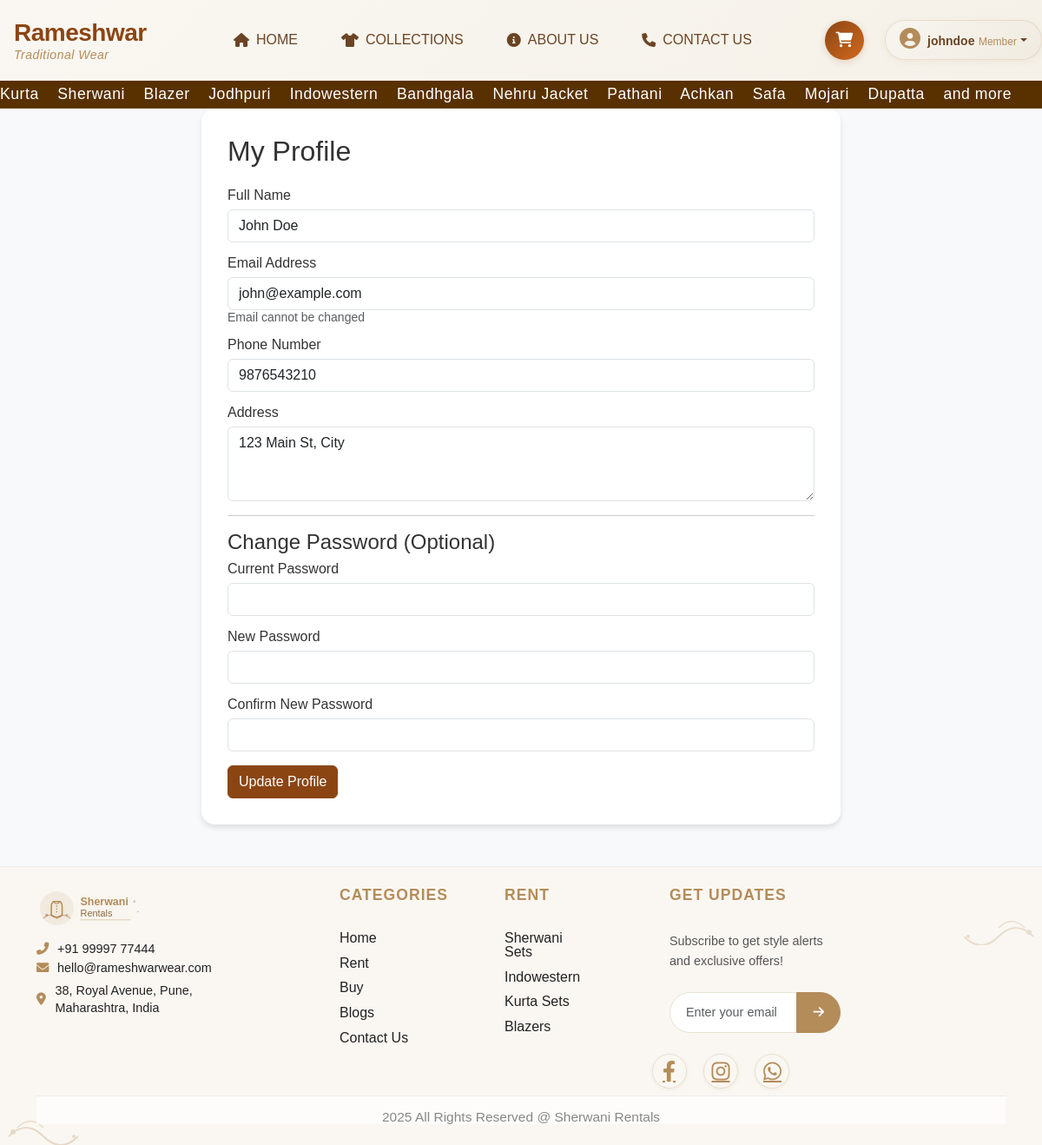
Screenshot of /user/profile.php (signed in) with the database file from the repository.
### tables this page shows
CREATE TABLE `users` (
  `id` int(11) NOT NULL AUTO_INCREMENT,
  `user_name` varchar(25) NOT NULL,
  `name` varchar(100) NOT NULL,
  `email` varchar(100) NOT NULL,
  `phone` varchar(20),
  `address` text,
  `password` varchar(255) NOT NULL,
  `created_at` timestamp NOT NULL DEFAULT CURRENT_TIMESTAMP,
  `updated_at` timestamp NOT NULL DEFAULT CURRENT_TIMESTAMP ON UPDATE CURRENT_TIMESTAMP,
  PRIMARY KEY (`id`),
  UNIQUE KEY `email` (`email`),
  UNIQUE KEY `user_name` (`user_name`)
);

### user/profile.php (the view, shortened to what this page needs)
<?php
require_once '../includes/header.php';
require_once '../config/db.php';
$stmt = $pdo->prepare("SELECT * FROM users WHERE id = ?");
$stmt->execute([$_SESSION['user_id']]);
$user = $stmt->fetch();
?>
<div class="container">
    <div class="row justify-content-center">
        <div class="col-md-8">
            <div class="booking-form">
                <h2 class="mb-4">My Profile</h2>
                <form method="POST">
                    <div class="mb-3">
                        <label for="name" class="form-label">Full Name</label>
                        <input type="text" class="form-control" id="name" name="name" value="<?= htmlspecialchars($user['name']) ?>" required>
                    </div>
                    <div class="mb-3">
                        <label for="email" class="form-label">Email Address</label>
                        <input type="email" class="form-control" id="email" value="<?= htmlspecialchars($user['email']) ?>" readonly>
                        <small class="text-muted">Email cannot be changed</small>
                    </div>
                    <div class="mb-3">
                        <label for="phone" class="form-label">Phone Number</label>
                        <input type="tel" class="form-control" id="phone" name="phone" value="<?= htmlspecialchars($user['phone']) ?>" required>
                    </div>
                    <div class="mb-3">
                        <label for="address" class="form-label">Address</label>
                        <textarea class="form-control" id="address" name="address" rows="3" required><?= htmlspecialchars($user['address']) ?></textarea>
                    </div>
                    <hr>
                    <h4>Change Password (Optional)</h4>
                    <div class="mb-3">
                        <label for="current_password" class="form-label">Current Password</label>
                        <input type="password" class="form-control" id="current_password" name="current_password">
                    </div>
                    <div class="mb-3">
                        <label for="new_password" class="form-label">New Password</label>
                        <input type="password" class="form-control" id="new_password" name="new_password">
                    </div>
                    <div class="mb-3">
                        <label for="confirm_password" class="form-label">Confirm New Password</label>
                        <input type="password" class="form-control" id="confirm_password" name="confirm_password">
                    </div>
                    <button type="submit" class="btn btn-primary">Update Profile</button>
                </form>
            </div>
        </div>
    </div>
</div>
<?php require_once '../includes/footer.php'; ?>

### assets/css/style.css (style rules this page uses)
:root { --primary-color: #8B4513; --secondary-color: #DAA520; --accent-color: #CD853F; --dark-color: #2C1810; --light-color: #F5F5DC; }
body { font-family: 'Arial', sans-serif; line-height: 1.6; color: #333; background-color: #f8f9fa; }
.btn-primary { background-color: var(--primary-color); border-color: var(--primary-color); }
.booking-form { background: white; border-radius: 15px; padding: 30px; box-shadow: 0 4px 6px rgba(0,0,0,0.1); }

### assets/css/hero.css (style rules this page uses)
* { box-sizing: border-box; margin: 0; padding: 0; }
html { margin: 0 !important; padding: 0 !important; height: 100%; min-height: 100%; overflow-x: hidden; line-height: 1; }
body { margin: 0 !important; padding: 0 !important; height: 100%; min-height: 100%; overflow-x: hidden; line-height: 1; position: relative; }

### rows the page displays
users: name "John Doe", email "john@example.com", phone "9876543210", address "123 Main St, City"

### other values shown
$_SESSION['user_name'] "johndoe"
